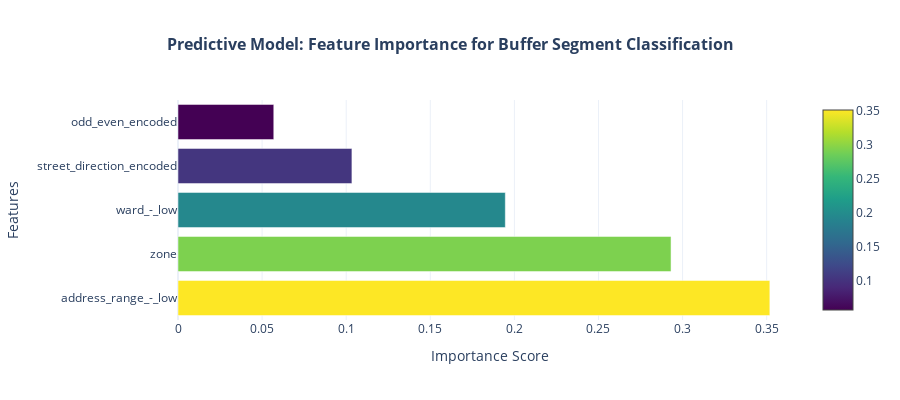

The notebook cell this image was saved under:
### Code cell
# PILLAR 3: PREDICTIVE ANALYTICS
print("\n" + "="*80)
print(" "*25 + "🔮 PILLAR 3: PREDICTIVE ANALYTICS")
print("="*80)

# Prepare data for modeling
# Predict buffer segment classification
features_for_model = ['zone', 'odd_even_encoded', 'street_direction_encoded', 
                      'ward_-_low', 'address_range_-_low']

X = df_encoded[features_for_model].fillna(0)
y = (df_encoded['buffer'] == 'Y').astype(int)

# Split data
X_train, X_test, y_train, y_test = train_test_split(X, y, test_size=0.2, random_state=42)

# Train Random Forest model
rf_model = RandomForestClassifier(n_estimators=100, random_state=42, max_depth=10)
rf_model.fit(X_train, y_train)

# Predictions
y_pred = rf_model.predict(X_test)
accuracy = rf_model.score(X_test, y_test)

# Feature importance
feature_importance = pd.DataFrame({
    'Feature': features_for_model,
    'Importance': rf_model.feature_importances_
}).sort_values('Importance', ascending=False)

# Visualize feature importance
fig = go.Figure()
fig.add_trace(go.Bar(
    x=feature_importance['Importance'],
    y=feature_importance['Feature'],
    orientation='h',
    marker=dict(
        color=feature_importance['Importance'],
        colorscale='viridis',
        showscale=True
    )
))

fig.update_layout(
    title='<b>Predictive Model: Feature Importance for Buffer Segment Classification</b>',
    xaxis_title='Importance Score',
    yaxis_title='Features',
    height=400,
    template='plotly_white',
    title_x=0.5,
    title_font_size=16
)
fig.show()

print(f"\n🎯 MODEL PERFORMANCE:")
print(f"• Accuracy Score: {accuracy:.3f}")
print(f"• Most Important Feature: {feature_importance.iloc[0]['Feature']}")
print(f"• Predicted Buffer Segments in Test Set: {y_pred.sum()}/{len(y_pred)}")

# Time series projection for zone growth
zone_growth = df.groupby('zone').size().reset_index(name='count')
zone_growth['projected_2027'] = zone_growth['count'] * 1.15  # 15% growth projection
top_growing_zones = zone_growth.nlargest(10, 'projected_2027')

print("\n📈 PROJECTED TOP GROWING ZONES (2027):")
for idx, row in top_growing_zones.iterrows():
    print(f"  Zone {row['zone']}: Current={row['count']}, Projected={row['projected_2027']:.0f}")

### Figure 1 — Plotly figure (JSON) as saved in the notebook; plotly's stock layout.template omitted (floating-point values rounded to 4 significant figures)
{"data": [{"marker": {"color": [0.3519, 0.2931, 0.1946, 0.1034, 0.05694], "colorscale": [[0, "#440154"], [0.1111, "#482878"], [0.2222, "#3e4989"], [0.3333, "#31688e"], [0.4444, "#26828e"], [0.5556, "#1f9e89"], [0.6667, "#35b779"], [0.7778, "#6ece58"], [0.8889, "#b5de2b"], [1, "#fde725"]], "showscale": true}, "orientation": "h", "type": "bar", "x": [0.3519, 0.2931, 0.1946, 0.1034, 0.05694], "y": ["address_range_-_low", "zone", "ward_-_low", "street_direction_encoded", "odd_even_encoded"]}], "layout": {"height": 400, "title": {"font": {"size": 16}, "text": "<b>Predictive Model: Feature Importance for Buffer Segment Classification</b>", "x": 0.5}, "xaxis": {"title": {"text": "Importance Score"}}, "yaxis": {"title": {"text": "Features"}}}}
